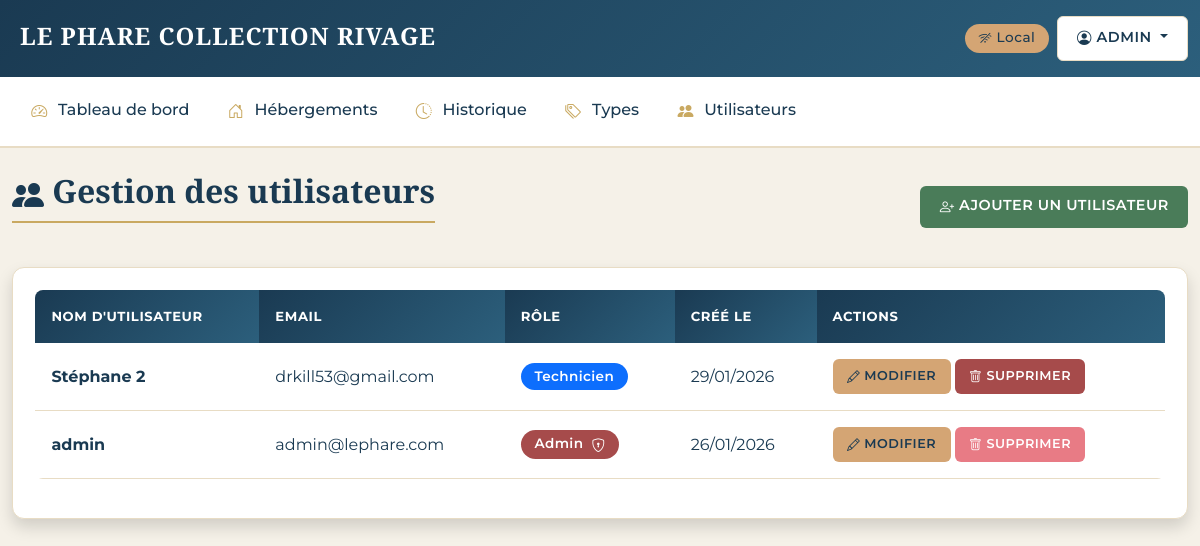
Page /admin/users (signed in) on the committed database.
### models.py (models this page shows, shortened)
class User(UserMixin, db.Model):
    __tablename__ = 'users'
    id = db.Column(db.Integer, primary_key=True)
    username = db.Column(db.String(80), unique=True, nullable=False)
    email = db.Column(db.String(120), unique=True, nullable=False)
    password_hash = db.Column(db.String(255), nullable=False)
    role = db.Column(db.String(20), default='technicien')  # admin, technicien, accueil, direction
    created_at = db.Column(db.DateTime, default=datetime.utcnow)
    checks = db.relationship('Check', backref='technicien', lazy=True)
    incidents_assignes = db.relationship('Incident', foreign_keys='Incident.assigne_a', backref='technicien')
    incidents_crees = db.relationship('Incident', foreign_keys='Incident.cree_par', backref='createur')

### app.py (the view)
@app.route('/admin/users')
@login_required
def admin_users():
    if current_user.role != 'admin':
        flash('Accès refusé', 'danger')
        return redirect(url_for('dashboard'))
    users = User.query.order_by(User.created_at.desc()).all()
    admin_count = User.query.filter_by(role='admin').count()
    return render_template('admin_users.html', users=users, admin_count=admin_count)

### app.py (called while the page is built)
@login_manager.user_loader
def load_user(user_id):
    return User.query.get(int(user_id))

@app.context_processor
def inject_globals():
    return {"is_online": os.environ.get("RENDER") is not None}

### templates/admin_users.html (shortened to what this page needs)
{% extends "base.html" %}
{% block content %}
<div class="d-flex justify-content-between align-items-center mb-4">
    <h2><i class="bi bi-people-fill"></i> Gestion des utilisateurs</h2>
    <button class="btn btn-success" data-bs-toggle="modal" data-bs-target="#addUserModal">
        <i class="bi bi-person-plus"></i> Ajouter un utilisateur
    </button>
</div>
<div class="card shadow">
    <div class="card-body">
        <div class="table-responsive">
            <table class="table table-hover">
                <thead class="table-dark">
                    <tr>
                        <th>Nom d'utilisateur</th>
                        <th>Email</th>
                        <th>Rôle</th>
                        <th>Créé le</th>
                        <th>Actions</th>
                    </tr>
                </thead>
                <tbody>
                    {% for user in users %}
                    <tr>
                        <td><strong>{{ user.username }}</strong></td>
                        <td>{{ user.email }}</td>
                        <td>
                            <span class="badge
                                {% if user.role == 'admin' %} bg-danger
                                {% elif user.role == 'direction' %} bg-info text-dark
                                {% elif user.role == 'technicien' %} bg-primary
                                {% elif user.role == 'accueil' %} bg-secondary
                                {% endif %}">
                                {{ user.role|replace('_', ' ')|title }}
                                {% if user.role == 'admin' %} <i class="bi bi-shield-lock ms-1"></i>{% endif %}
                            </span>
                        </td>
                        <td>{{ user.created_at.strftime('%d/%m/%Y') }}</td>
                        <td>
                            <button class="btn btn-warning btn-sm" data-bs-toggle="modal" data-bs-target="#editModal{{ user.id }}">
                                <i class="bi bi-pencil"></i> Modifier
                            </button>
                            {% if user.id != current_user.id %}
                                {% if user.role == 'admin' and admin_count == 1 %}
                                <button class="btn btn-danger btn-sm" disabled title="Impossible : il doit rester au moins un administrateur">
                                    <i class="bi bi-trash"></i> Supprimer
                                </button>
                                {% else %}
                                <a href="{{ url_for('delete_user', id=user.id) }}" class="btn btn-danger btn-sm"
                                   onclick="return confirm('Êtes-vous sûr de vouloir supprimer {{ user.username }} ?')">
                                    <i class="bi bi-trash"></i> Supprimer
                                </a>
                                {% endif %}
                            {% else %}
                            <button class="btn btn-danger btn-sm" disabled title="Tu ne peux pas te supprimer toi-même">
                                <i class="bi bi-trash"></i> Supprimer
                            </button>
                            {% endif %}
                        </td>
                    </tr>
                    {% endfor %}
                </tbody>
            </table>
        </div>
    </div>
</div>
{% endblock %}

### templates/base.html (shortened to what this page needs)
<!DOCTYPE html>
<html lang="fr">
<head>
  <link href="https://cdn.jsdelivr.net/npm/bootstrap@5.3.0/dist/css/bootstrap.min.css" rel="stylesheet">
  <link rel="stylesheet" href="https://cdn.jsdelivr.net/npm/bootstrap-icons@1.11.0/font/bootstrap-icons.css">
  <link rel="stylesheet" href="{{ url_for('static', filename='css/style.css') }}">
</head>
<body>
  <nav class="navbar navbar-dark">
    <div class="container-fluid">
      <div class="d-flex align-items-center w-100 gap-3">
        <span class="navbar-brand mb-0 h1">
           Le Phare Collection Rivage
        </span>
        <div class="ms-auto d-flex align-items-center gap-2">
          {% if is_online %}
            <span class="badge bg-success"><i class="bi bi-wifi"></i> En ligne</span>
          {% else %}
            <span class="badge bg-warning text-dark"><i class="bi bi-wifi-off"></i> Local</span>
          {% endif %}
          {% if current_user.is_authenticated %}
          <div class="dropdown">
            <button class="btn btn-light dropdown-toggle" type="button" data-bs-toggle="dropdown">
              <i class="bi bi-person-circle"></i> {{ current_user.username }}
            </button>
          </div>
          {% endif %}
        </div>
      </div>
    </div>
  </nav>
  {% if current_user.is_authenticated %}
  <nav class="navbar navbar-expand-lg navbar-light">
    <div class="container-fluid">
      <div class="collapse navbar-collapse" id="navbarNav">
        <ul class="navbar-nav">
          {% set current_path = request.path %}
          <li class="nav-item">
            <a class="nav-link {% if current_path == url_for('dashboard') %}active{% endif %}"
               href="{{ url_for('dashboard') }}">
              <i class="bi bi-speedometer2"></i> Tableau de bord
            </a>
          </li>
          <li class="nav-item">
            <a class="nav-link {% if current_path.startswith('/hebergements') %}active{% endif %}"
               href="{{ url_for('hebergements') }}">
              <i class="bi bi-house-door"></i> Hébergements
            </a>
          </li>
          <li class="nav-item">
            <a class="nav-link {% if current_path.startswith('/historique') %}active{% endif %}"
               href="{{ url_for('historique') }}">
              <i class="bi bi-clock-history"></i> Historique
            </a>
          </li>
          {% if current_user.role == 'admin' %}
          <li class="nav-item">
            <a class="nav-link {% if current_path.startswith('/types') %}active{% endif %}"
               href="{{ url_for('types') }}">
              <i class="bi bi-tags"></i> Types
            </a>
          </li>
          <li class="nav-item">
            <a class="nav-link {% if current_path.startswith('/admin/users') %}active{% endif %}"
               href="{{ url_for('admin_users') }}">
              <i class="bi bi-people-fill"></i> Utilisateurs
            </a>
          </li>
          {% endif %}
        </ul>
      </div>
    </div>
  </nav>
  {% endif %}
  <main class="container mt-4">
    {% block content %}{% endblock %}
  </main>
</body>
</html>

### static/css/style.css (style rules this page uses)
:root { --phare-navy: #1a3a52; --phare-blue: #2c5f7c; --phare-sand: #e8dcc4; --phare-beige: #f5f1e8; --phare-white: #ffffff; --phare-gold: #c9a961; --phare-success: #4a7c59; --phare-warning: #d4a574; --phare-danger: #a64b4b; --phare-text-muted: #5a6c7d; --phare-radius-sm: 6px; --phare-radius-md: 10px; --phare-radius-lg: 12px; --phare-shadow-sm: 0 4px 12px rgba(26, 58, 82, 0.08); --phare-shadow-md: 0 8px 24px rgba(26, 58, 82, 0.15); --phare-focus: 0 0 0 0.2rem rgba(44, 95, 124, 0.18); }
* { margin: 0; padding: 0; box-sizing: border-box; }
body { font-family: 'Montserrat', 'Helvetica Neue', Arial, sans-serif; background-color: var(--phare-beige); color: var(--phare-navy); line-height: 1.6; padding-bottom: 3rem; }
a { color: inherit; }
.navbar-dark { background: linear-gradient(135deg, var(--phare-navy) 0%, var(--phare-blue) 100%) !important; box-shadow: 0 4px 12px rgba(26, 58, 82, 0.15); padding: 1rem 0; }
.navbar-brand { font-family: 'Playfair Display', serif; font-weight: 600; font-size: 1.5rem; letter-spacing: 1px; text-transform: uppercase; }
.navbar .badge { font-size: 0.85rem; padding: 0.5em 1em; border-radius: 20px; font-weight: 500; letter-spacing: 0.5px; }
.badge.bg-warning { background-color: var(--phare-warning) !important; color: var(--phare-navy) !important; }
.badge.bg-danger { background-color: var(--phare-danger) !important; }
.navbar-light { background-color: var(--phare-white) !important; border-bottom: 2px solid var(--phare-sand); }
.navbar-light .nav-link { color: var(--phare-navy) !important; font-weight: 500; padding: 0.8rem 1.2rem !important; transition: all 0.3s ease; position: relative; }
.navbar-light .nav-link::after { content: ''; position: absolute; bottom: 0; left: 50%; transform: translateX(-50%); width: 0; height: 2px; background-color: var(--phare-gold); transition: width 0.3s ease; }
.navbar-light .nav-link i { color: var(--phare-gold); margin-right: 0.4rem; }
.btn { border-radius: var(--phare-radius-sm); font-weight: 600; padding: 0.6rem 1.2rem; transition: all 0.25s ease; border: none; text-transform: uppercase; letter-spacing: 0.5px; font-size: 0.9rem; }
.btn-success { background-color: var(--phare-success); color: var(--phare-white); }
.btn-warning { background-color: var(--phare-warning); color: var(--phare-navy); }
.btn-danger { background-color: var(--phare-danger); color: var(--phare-white); }
.btn-light { background-color: var(--phare-white); color: var(--phare-navy); border: 1px solid var(--phare-sand); }
.btn-sm { padding: 0.45rem 0.9rem; font-size: 0.8rem; }
.card { border-radius: var(--phare-radius-lg); border: 1px solid var(--phare-sand); box-shadow: var(--phare-shadow-sm); transition: transform 0.25s ease, box-shadow 0.25s ease; background-color: var(--phare-white); overflow: hidden; }
.card-body { padding: 1.4rem; }
.badge { padding: 0.5em 1em; font-size: 0.85em; font-weight: 600; border-radius: 20px; letter-spacing: 0.4px; }
.table { background-color: var(--phare-white); border-radius: 8px; overflow: hidden; }
.table thead th { background: linear-gradient(135deg, var(--phare-navy) 0%, var(--phare-blue) 100%); color: var(--phare-white); border: none; font-weight: 700; text-transform: uppercase; font-size: 0.82rem; letter-spacing: 0.6px; padding: 1rem; }
.table tbody tr { border-bottom: 1px solid var(--phare-sand); transition: background-color 0.15s ease; }
.table td { padding: 1rem; vertical-align: middle; color: var(--phare-navy); }
h1, h2, h3, h4, h5 { font-family: 'Playfair Display', serif; color: var(--phare-navy); font-weight: 700; }
h2 { margin-bottom: 1.2rem; padding-bottom: 0.45rem; border-bottom: 2px solid var(--phare-gold); display: inline-block; }
.card, .alert { animation: fadeIn 0.25s ease-in; }
.bi { vertical-align: -0.125em; }
.container { max-width: 1400px; }

### rows in the picture
User: username "ADMIN", username "admin", email "admin@lephare.com", role "Admin", created_at "26/01/2026", shows "SUPPRIMER"
User: username "Stéphane 2", email "drkill53@gmail.com", role "Technicien", created_at "29/01/2026"
